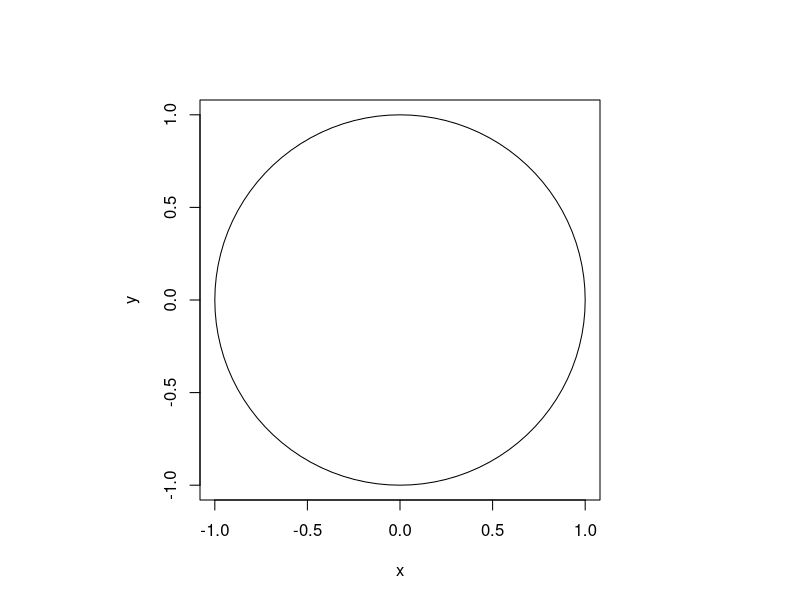

Write the R code that produced this figure.
#----------------------
# Draw a Circle
#----------------------
theta=2*pi*(0:100)/100
r=1
x=r*cos(theta)
y=r*sin(theta)
par(pin=c(4,4))
plot(x,y,type="l",lty=1)
